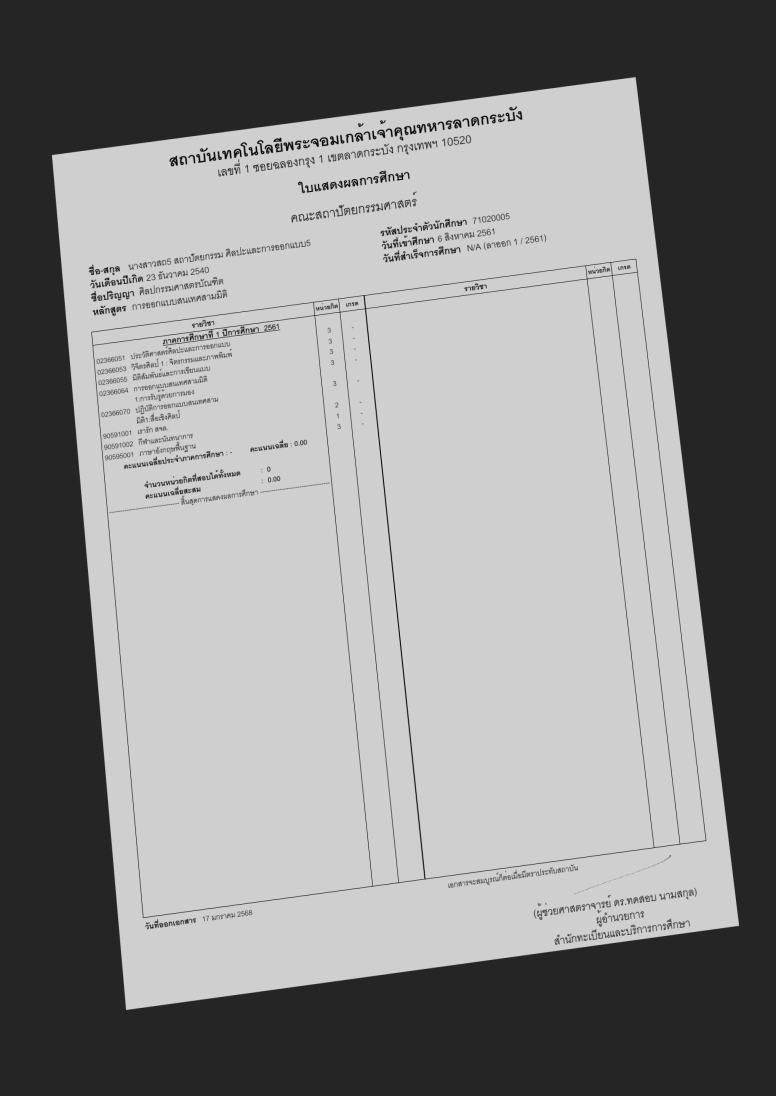
#> input picture slide_assets/geometry_before.jpg, 1551 x 2192 px (shown at 1/2 size)
$ python -i photo_geometry.py   (imports and definitions only)
#> lines starting #> are read from the running program, lines starting #| are printed output that depends on the picture; after the words box and inside, x2 and y2 are one past the last pixel; in counts of white or black regions, pixels touching at a corner belong together
"""Find and straighten a bright transcript page photographed on a dark screen."""

from __future__ import annotations

import cv2
import numpy as np
import statistics
from PIL import Image, ImageOps


def _page_quad(image: np.ndarray) -> np.ndarray | None:
    height, width = image.shape[:2]
    gray = cv2.cvtColor(image, cv2.COLOR_RGB2GRAY)
    # Preserve the original crop for strongly rotated pages. Their edges
    # cannot be classified as horizontal/vertical until OCR chooses orientation.
    legacy_mask = cv2.inRange(gray, 120, 255)
    legacy_mask = cv2.morphologyEx(legacy_mask, cv2.MORPH_CLOSE, np.ones((5, 5), np.uint8))
    legacy_contours, _ = cv2.findContours(legacy_mask, cv2.RETR_EXTERNAL, cv2.CHAIN_APPROX_SIMPLE)
    if legacy_contours:
        legacy_contour = max(legacy_contours, key=cv2.contourArea)
        legacy = cv2.approxPolyDP(legacy_contour, .02*cv2.arcLength(legacy_contour, True), True)
        if .28 <= cv2.contourArea(legacy_contour)/(width*height) <= .92 and len(legacy) == 4 and cv2.isContourConvex(legacy):
            points = legacy.reshape(4, 2).astype(np.float32)
            angles = [abs(float(np.degrees(np.arctan2(edge[1],edge[0])))) % 90
                      for edge in np.roll(points,-1,axis=0)-points]
            if min(min(angle,90-angle) for angle in angles) > 25:
                return points
    # A photographed PDF viewer has a bright page against a dark surround.
    # Close tiny gaps from table rules, but keep the page boundary intact.
    # Average screen pixels before locating the page. A fixed high threshold
    # cuts away the shaded part of a page and invents a slanted bottom edge.
    smooth = cv2.GaussianBlur(gray, (0, 0), 5)
    threshold, _ = cv2.threshold(smooth, 0, 255, cv2.THRESH_BINARY + cv2.THRESH_OTSU)
    mask = cv2.inRange(smooth, min(round(threshold), 90), 255)
    mask = cv2.morphologyEx(mask, cv2.MORPH_CLOSE, np.ones((5, 5), np.uint8))
    contours, _ = cv2.findContours(mask, cv2.RETR_EXTERNAL, cv2.CHAIN_APPROX_SIMPLE)
    if not contours:
        return None
    contour = max(contours, key=cv2.contourArea)
    area_ratio = cv2.contourArea(contour) / (width * height)
    if not 0.28 <= area_ratio <= 0.92:
        return None
    perimeter = cv2.arcLength(contour, True)
    polygon = cv2.approxPolyDP(contour, 0.003 * perimeter, True)
    # A page crossing the frame has extra corners where it hits the image
    # border. Fit its four real edges and intersect them instead of warping
    # those artificial corners into a rectangle.
    vertices = polygon.reshape(-1, 2).astype(np.float32)
    sides = {}
    center = vertices.mean(axis=0)
    for p, q in zip(vertices, np.roll(vertices, -1, axis=0)):
        if any(abs(float(p[k] - boundary)) < 2 and abs(float(q[k] - boundary)) < 2
               for k, boundary in ((0, 0), (0, width - 1), (1, 0), (1, height - 1))):
            continue
        delta = q - p
        length = float(np.linalg.norm(delta))
        if length < min(width, height) * 0.3:
            continue
        midpoint = (p + q) / 2
        if abs(delta[0]) > abs(delta[1]) * 2:
            key = 'top' if midpoint[1] < center[1] else 'bottom'
        elif abs(delta[1]) > abs(delta[0]) * 2:
            key = 'left' if midpoint[0] < center[0] else 'right'
        else:
            continue
        if key not in sides or length > sides[key][0]:
            sides[key] = (length, np.cross(np.r_[p, 1], np.r_[q, 1]))
    if len(sides) != 4:
        # Keep the established quadrilateral path for pages rotated far from
        # the image axes; horizontal/vertical edge classification is ambiguous
        # there and the independent OCR orientation step follows this warp.
        legacy = cv2.approxPolyDP(contour, 0.02 * perimeter, True)
        if len(legacy) == 4 and cv2.isContourConvex(legacy):
            return legacy.reshape(4, 2).astype(np.float32)
        return None
    points = []
    for first, second in [('top', 'left'), ('top', 'right'), ('bottom', 'right'), ('bottom', 'left')]:
        point = np.cross(sides[first][1], sides[second][1])
        if abs(point[2]) < 1e-6:
            return None
        points.append(point[:2] / point[2])
    points = np.array(points, dtype=np.float32)
    if not cv2.isContourConvex(points) or any(
        not (-width * .25 <= x <= width * 1.25 and -height * .25 <= y <= height * 1.25)
        for x, y in points
    ):
        return None
    # A near-upright page still needs its dark viewer surround removed.
    # Full-page scans are excluded above by their area, not by edge angle.
    return points


def _ordered(points: np.ndarray) -> np.ndarray:
    total = points.sum(axis=1)
    diff = np.diff(points, axis=1).ravel()
    return np.array([points[np.argmin(total)], points[np.argmin(diff)],
                     points[np.argmax(total)], points[np.argmax(diff)]], dtype=np.float32)


def straighten_photo(source: Image.Image) -> Image.Image | None:
    """Return a rectified page, or None when there is no clear bright quadrilateral.

    Orientation is chosen by the caller from OCR text so the geometry step does
    not guess which edge of a heavily rotated page is the top.
    """
    image = np.asarray(ImageOps.exif_transpose(source).convert("RGB"))
    quad = _page_quad(image)
    if quad is None:
        return None
    tl, tr, br, bl = _ordered(quad)
    width = round(max(np.linalg.norm(tr - tl), np.linalg.norm(br - bl)))
    height = round(max(np.linalg.norm(bl - tl), np.linalg.norm(br - tr)))
    if min(width, height) < 400:
        return None
    target = np.array([[0, 0], [width - 1, 0], [width - 1, height - 1], [0, height - 1]], np.float32)
    result = cv2.warpPerspective(image, cv2.getPerspectiveTransform(np.array([tl, tr, br, bl]), target),
                                 (width, height), flags=cv2.INTER_CUBIC, borderMode=cv2.BORDER_REPLICATE)
    return Image.fromarray(result)


# [98 lines left out: functions straighten_clipped_photo, deskew_table, not called in this run]

>>> from PIL import Image
>>> picture = Image.open('../slide_assets/geometry_before.jpg')
#> picture is the input picture: PIL image 1551x2192 RGB; min 0, max 221, mean 137.7
>>> result = straighten_photo(picture)
#> in _page_quad, `legacy_mask = cv2.inRange(gray, 120, 255)`:
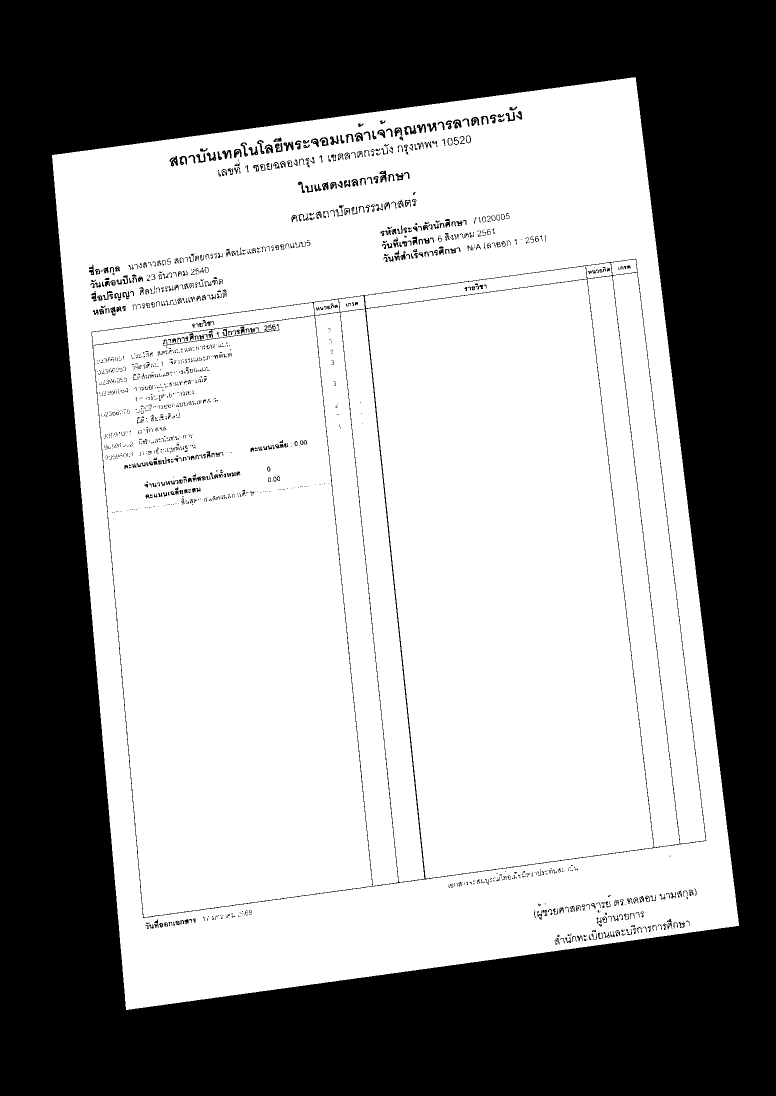
#> legacy_mask: shape (2192, 1551) (shown at 1/2 size); 59.4% white; 1481 black regions (968 under 20 px), largest, box (x1, y1, x2, y2) and area: (0, 0, 1551, 2192) 1332001, (183, 517, 1413, 1836) 14968, (327, 659, 560, 692) 272
#> in _page_quad, `legacy_mask = cv2.morphologyEx(legacy_mask, cv2.MORPH_CLOSE, np.ones((..`:
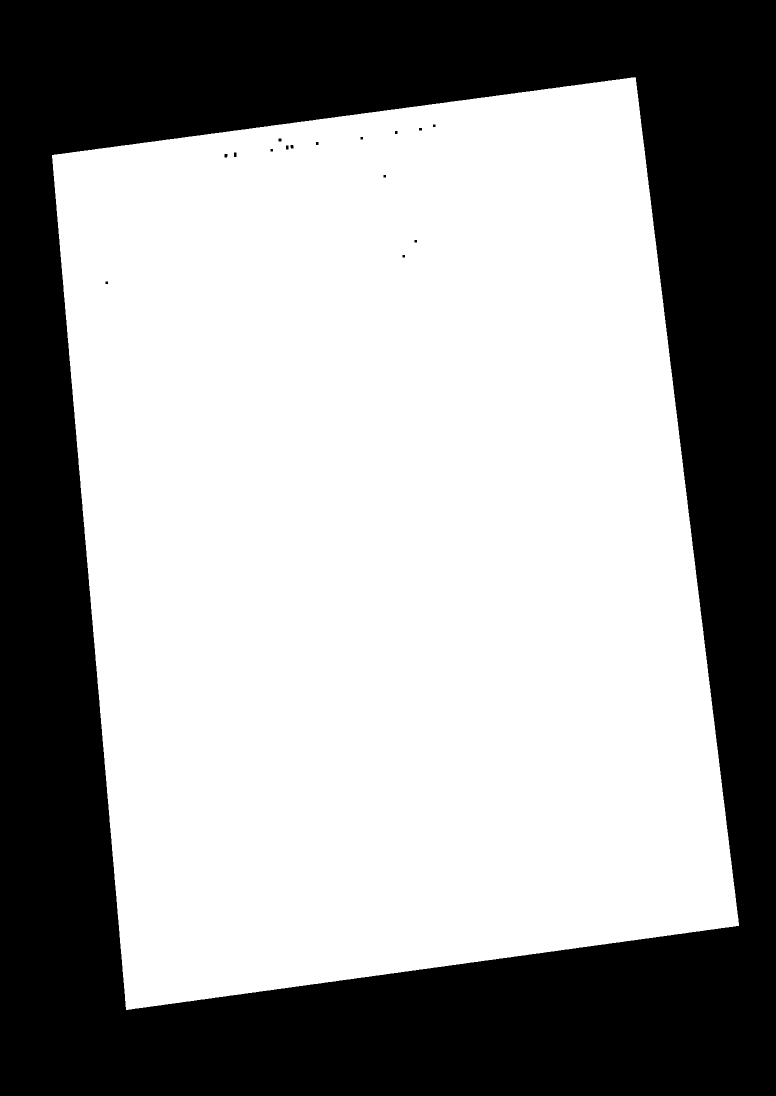
#> legacy_mask: shape (2192, 1551) (shown at 1/2 size); 60.8% white; 16 black regions
#> in _page_quad, `legacy_contours, _ = cv2.findContours(legacy_mask, cv2.RETR_EXTERNAL, ..`: legacy_contours = 1 contour; box (x1, y1, x2, y2) and area: (104, 154, 1478, 2020) 2064892
#> in _page_quad, `legacy_contour = max(legacy_contours, key=cv2.contourArea)`: legacy_contour = contour of 1362 points, box (x1, y1, x2, y2) (104, 154, 1478, 2020), area 2064892
#> in _page_quad, `legacy = cv2.approxPolyDP(legacy_contour, .02*cv2.arcLength(legacy_con..`: legacy = [[1270, 154], [104, 310], [252, 2019], [1477, 1851]]
#> in _page_quad, `points = legacy.reshape(4, 2).astype(np.float32)`: points has the same summary as legacy
#> in _page_quad, `angles = [abs(float(np.degrees(np.arctan2(edge[1],edge[0])))) % 90 for..`: angles = [82.38, 85.05, 7.81, 6.95]
#> in _page_quad, `smooth = cv2.GaussianBlur(gray, (0, 0), 5)`:
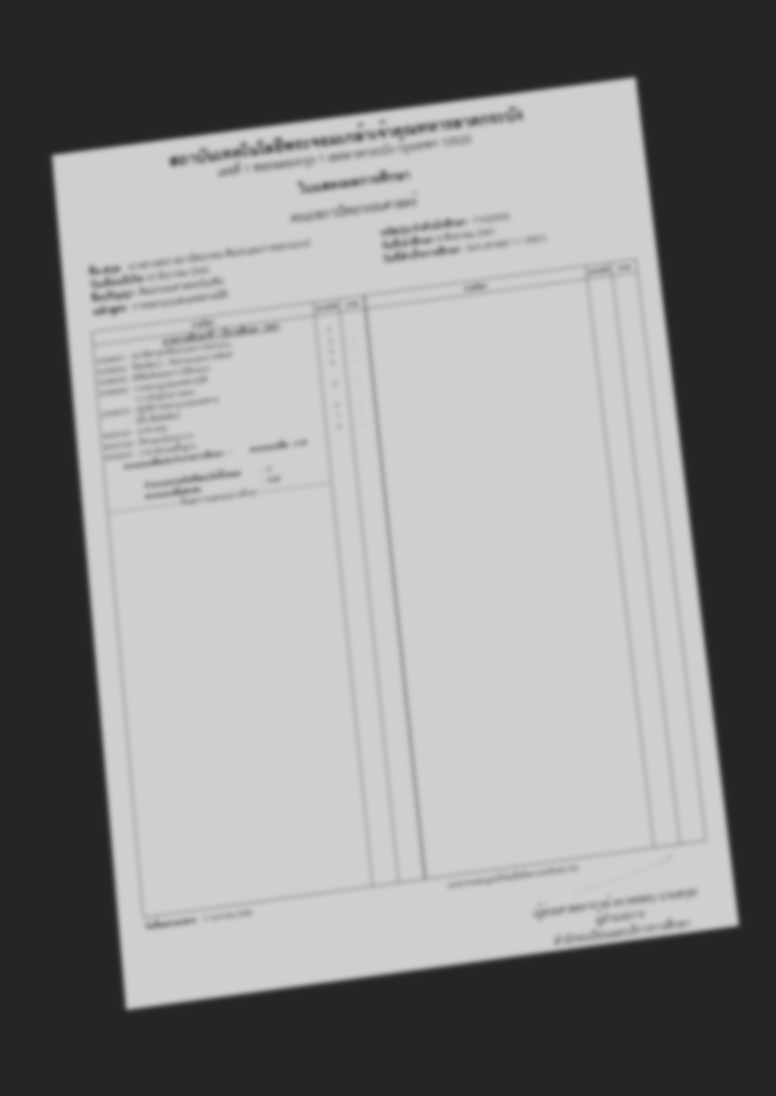
#> smooth: shape (2192, 1551) (shown at 1/2 size); min 37, max 207, mean 137.7
#> in _page_quad, `threshold, _ = cv2.threshold(smooth, 0, 255, cv2.THRESH_BINARY + cv2.T..`: threshold = 120
#> in _page_quad, `mask = cv2.inRange(smooth, min(round(threshold), 90), 255)`:
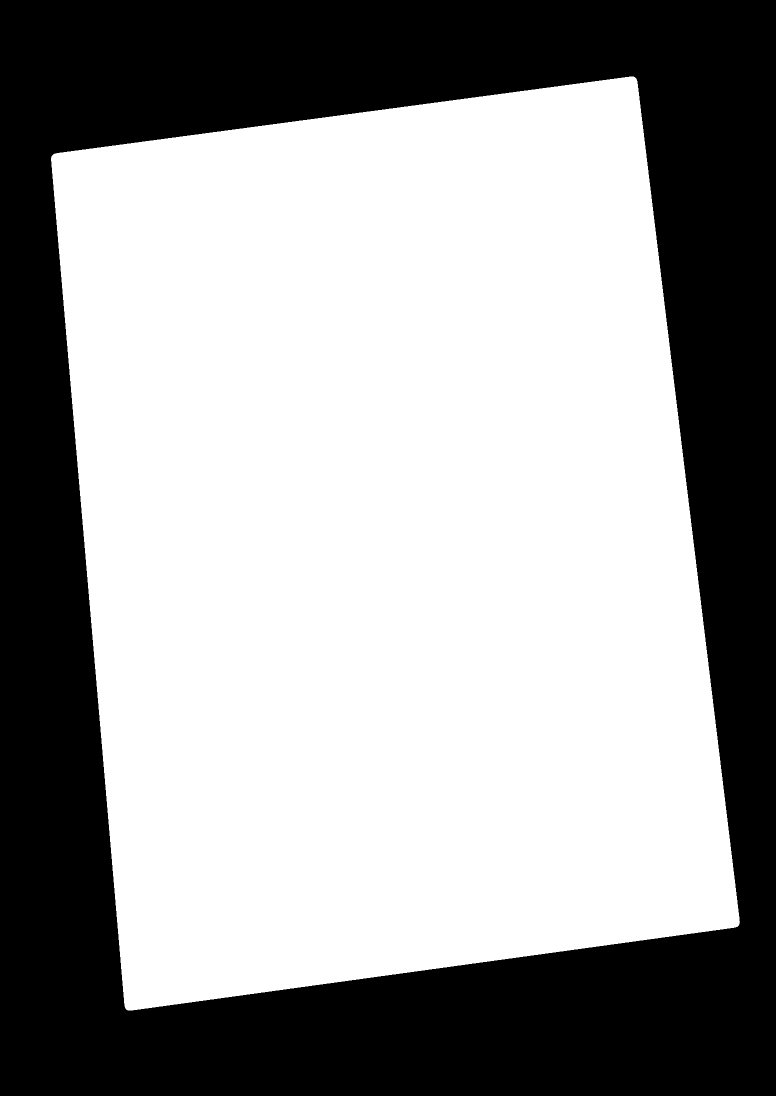
#> mask: shape (2192, 1551) (shown at 1/2 size); 61.2% white; 1 black region
#> in _page_quad, `contours, _ = cv2.findContours(mask, cv2.RETR_EXTERNAL, cv2.CHAIN_APPR..`: contours = 1 contour; box (x1, y1, x2, y2) and area: (102, 153, 1480, 2021) 2079366
#> in _page_quad, `contour = max(contours, key=cv2.contourArea)`: contour = contour of 1374 points, box (x1, y1, x2, y2) (102, 153, 1480, 2021), area 2079366
#> in _page_quad, `area_ratio = cv2.contourArea(contour) / (width * height)`: area_ratio = 0.612
#> in _page_quad, `perimeter = cv2.arcLength(contour, True)`: perimeter = 6080.9
#> in _page_quad, `polygon = cv2.approxPolyDP(contour, 0.003 * perimeter, True)`: polygon = [[1269, 154], [103, 312], [253, 2019], [1477, 1850]]
#> in _page_quad, `vertices = polygon.reshape(-1, 2).astype(np.float32)`: vertices has the same summary as polygon
#> in _page_quad, `center = vertices.mean(axis=0)`: center = [775.5, 1083.8]
#> the loop in _page_quad, `for p, q in zip(vertices, np.roll(vertices, -1, axis=0)):` made 4 passes
#> (p, q, delta, length, midpoint, key) on passes 1 to 4: ([1269, 154], [103, 312], [-1166, 158], 1176.7, [686, 233], 'top'), ([103, 312], [253, 2019], [150, 1707], 1713.6, [178, 1165.5], 'left'), ([253, 2019], [1477, 1850], [1224, -169], 1235.6, [865, 1934.5], 'bottom'), ([1477, 1850], [1269, 154], [-208, -1696], 1708.7, [1373, 1002], 'right')
#> after the loop in _page_quad, `for p, q in zip(vertices, np.roll(vertices, -1, axis=0)):`: sides = {'top': (1176.7, [-158, -1166, 380066]), 'left': (1713.6, [-1707, 150, 129021]), 'bottom': (1235.6, [169, 1224, -2514013]), 'right': (1708.7, [1696, -208, -2120192])}
#> the loop in _page_quad, `for first, second in [('top', 'left'), ('top', 'right'), ('bottom', 'r..` made 4 passes
#> point on passes 1 to 4: [-207448384, -628387328, -2014062], [2.55e+09, 309601600, 2010400], [-3.12e+09, -3.91e+09, -2111056], [535023648, 4.27e+09, 2114718]
#> after the loop in _page_quad, `for first, second in [('top', 'left'), ('top', 'right'), ('bottom', 'r..`: points = [[103, 312], [1269, 154], [1477, 1850], [253, 2019]]
#> in straighten_photo, `quad = _page_quad(image)`: quad has the same summary as points in _page_quad
#> in _ordered, `total = points.sum(axis=1)`: total = [415, 1423, 3327, 2272]
#> in _ordered, `diff = np.diff(points, axis=1).ravel()`: diff = [209, -1115, 373, 1766]
#> in straighten_photo, `tl, tr, br, bl = _ordered(quad)`: tl = [103, 312]; tr = [1269, 154]; br = [1477, 1850]; bl = [253, 2019]
#> in straighten_photo, `width = round(max(np.linalg.norm(tr - tl), np.linalg.norm(br - bl)))`: width = 1236
#> in straighten_photo, `height = round(max(np.linalg.norm(bl - tl), np.linalg.norm(br - tr)))`: height = 1714
#> in straighten_photo, `target = np.array([[0, 0], [width - 1, 0], [width - 1, height - 1], [0..`: target = [[0, 0], [1235, 0], [1235, 1713], [0, 1713]]
#> in straighten_photo, `result = cv2.warpPerspective(image, cv2.getPerspectiveTransform(np.arr..`:
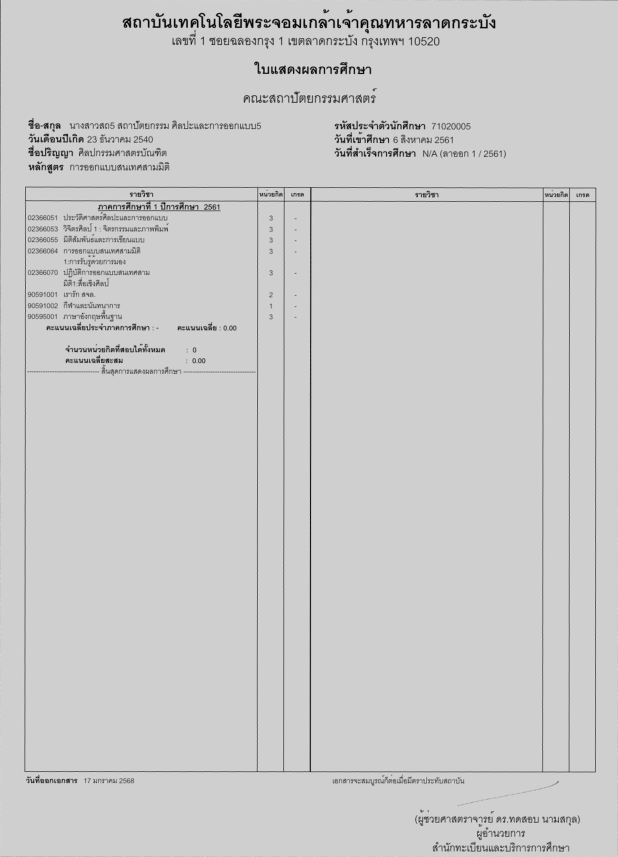
#> result: shape (1714, 1236, 3) (shown at 1/2 size); min 0, max 233, mean 202.5
